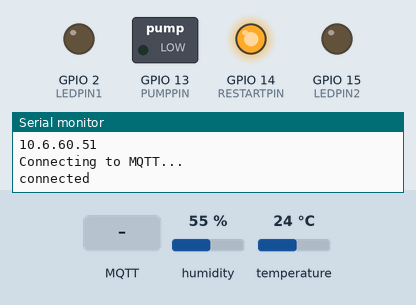
The sketch below on a simulated ESP8266 (NodeMCU). On the bench: switched loads named in the sketch (green lamp = pin HIGH), output pins drawn as LEDs (lit = HIGH), the last lines printed to the serial monitor. Inputs (shaded band) come from the test bench; at power-on: humidity 55 %, temperature 24 °C. WiFi joins after 1.5 s; servers stay silent unless stated; no MQTT or app messages arrive unless stated.

Above: at 2.7 s.
2.8 s: MQTT message "1" arrives on the second subscribed topic
At 4.0 s:
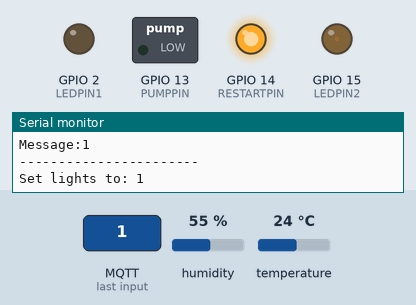
4.3 s: MQTT message "1" arrives on the third subscribed topic
At 5.2 s:
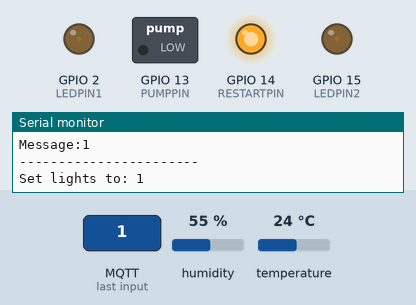
5.8 s: MQTT message "led-hodnik" arrives on the second subscribed topic
At 6.4 s:
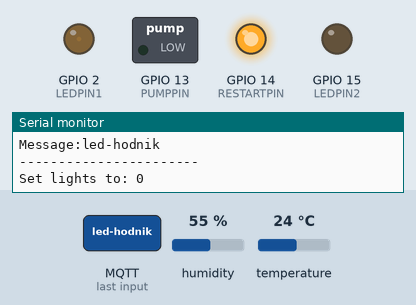
7.3 s: MQTT message "led-dnevna" arrives on the third subscribed topic
At 20.01 s:
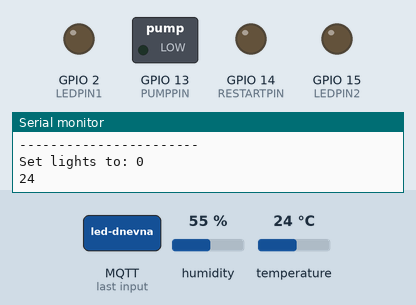
Timing chart, 0 to 21.6 s (numbered marks = the images above; inputs shaded):
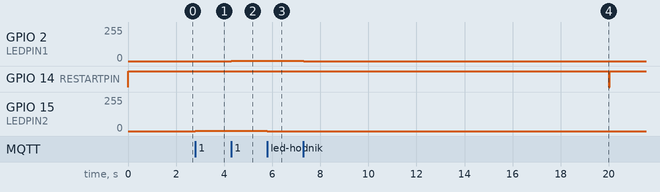

Measured:
- after the input at 2.8 s, GPIO 15 (LEDPIN2): 0/255 → 3/255 at once
- after the input at 4.3 s, GPIO 2 (LEDPIN1): 0/255 → 3/255 at once
- after the input at 5.8 s, GPIO 15 (LEDPIN2): 3/255 → 0/255 at once
- after the input at 7.3 s, GPIO 2 (LEDPIN1): 3/255 → 0/255 at once

The sketch:

Node01.ino
```cpp
#include <string.h>

#include <ESP8266WiFi.h>
#include <PubSubClient.h>

#include <WiFiManager.h>

#include <DHT.h>

#define DHTTYPE DHT11
#define DHTPIN 12

#define PUMPPIN 13

#define TEMPTIME 10000

#define RESTARTPIN 14

/*
  led-hodnik LEDPIN2 D8
  led-dnevna LEDPIN D4
  led-kupatilo LEDPIN1 D3
*/

#define LEDPIN 0
#define LEDPIN1 2
#define LEDPIN2 15

DHT dht(DHTPIN, DHTTYPE);
unsigned long dhtTimer = millis();
unsigned long resTimer = millis();

int lastTemp = 0;
int lastSet = 0;

char* mqttServer = "10.6.60.51";
int mqttPort = 1883;
char* mqttUser = "";
char* mqttPassword = "";

bool forceConfig = false;

WiFiClient espClient;
PubSubClient client(espClient);


void setup() {

  Serial.begin(115200);

  WiFiManager wifiManager;

  dht.begin();

  pinMode(PUMPPIN, OUTPUT);
  pinMode(RESTARTPIN, OUTPUT);
  digitalWrite(RESTARTPIN, HIGH);

  WiFiManagerParameter mqttserver_text_box("key_text", "MQTT Broker Adresa", mqttServer, 50);

  wifiManager.addParameter(&mqttserver_text_box);

  if (!wifiManager.autoConnect("Esp-settup1", "configure445"))
  {
      Serial.println("connection failed");
      delay(3000);
      ESP.restart();
      delay(5000);
  }

  strcpy(mqttServer, mqttserver_text_box.getValue());
  Serial.println(mqttServer);
  Serial.println(mqttserver_text_box.getValue());


  client.setServer(mqttServer, mqttPort);
  client.setCallback(callback);

  while (!client.connected()) {
    Serial.println("Connecting to MQTT...");

    if (client.connect("ESP8266Client", mqttUser, mqttPassword )) {

      Serial.println("connected");

    } else {

      Serial.print("failed with state ");
      Serial.print(client.state());
      delay(2000);

    }
  }

  client.subscribe("esp8266");
  client.subscribe("led-hodnik");
  client.subscribe("led-dnevna");
  client.subscribe("led-kupatilo");

  client.subscribe("set-temp1");

  client.subscribe("status-check");
}

void callback(char* topic, byte* payload, unsigned int length) {
  char s_payload[64] = "";

  for (int i = 0; i < length; i++)
  {
      s_payload[i] = ((char)payload[i]);
  }


  Serial.print("Message arrived in topic: ");
  Serial.println(topic);

  Serial.print("Message:");
  Serial.println(s_payload);

  Serial.println();
  Serial.println("-----------------------");

  if(strcmp(topic, "led-hodnik") == 0)
  {
    int i_payload = atoi(s_payload);
    analogWrite(LEDPIN2, map(i_payload, 0, 100, 0, 255));
    Serial.print("Set lights to: ");
    Serial.println(i_payload);
  }
  else if(strcmp(topic, "led-dnevna") == 0)
  {
    int i_payload = atoi(s_payload);
    analogWrite(LEDPIN1, map(i_payload, 0, 100, 0, 255));
    Serial.print("Set lights to: ");
    Serial.println(i_payload);
  }
  else if(strcmp(topic, "led-kupatilo") == 0)
  {
    int i_payload = atoi(s_payload);
    analogWrite(LEDPIN, map(i_payload, 0, 100, 0, 255));
    Serial.print("Set lights to: ");
    Serial.println(i_payload);
  }
  else if(strcmp(topic, "set-temp1") == 0)
  {
    int i_payload = atoi(s_payload);
    lastSet = i_payload;
    Serial.print("Set temp to: ");
    Serial.println(i_payload);
  }
  else if(strcmp(topic, "status-check") == 0)
  {
    Serial.print("Last status");
    Serial.println(millis()-resTimer);
    resTimer = millis();
  }

}

void loop() {
  if(millis() - dhtTimer > TEMPTIME)
  {
    float t = dht.readTemperature();
    char s_temp[64] = "";
    lastTemp = (int)t;
    itoa(t, s_temp, 10);
    if(t != 2147483647)
    {
      client.publish("dht-prizemlje", s_temp);
      //Serial.print("published prizemlje: ");
      //Serial.println(t);
    }
    Serial.println(s_temp);
    if(lastTemp < lastSet)
    {
      digitalWrite(PUMPPIN, HIGH);
    }
    else
    {
      digitalWrite(PUMPPIN, LOW);
    }
    digitalWrite(RESTARTPIN, HIGH);
    dhtTimer = millis();
  }
  if(millis() - resTimer > TEMPTIME*2)
  {
    digitalWrite(RESTARTPIN, LOW);
    resTimer = millis();
  }
  client.loop();
}
```
